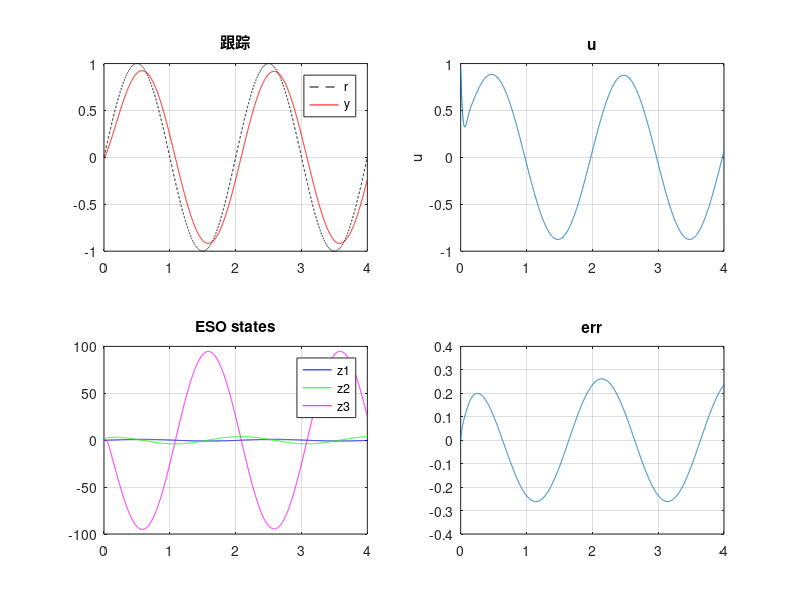

The MATLAB script that drew this image:
function test_ladrc()
% TEST_LADRC  纯 MATLAB 验证 LADRC 算法 (脱离 Simulink)
% 复现模型1参数: 对象 G(s)=100/(s^2+10s+100), 输入 r=sin(pi*t), rdot=pi*cos(pi*t)

% LADRC 参数
w_o = 30;    b0 = 100;    w_c = 15;    h = 0.001;
beta1 = 3*w_o;    beta2 = 3*w_o^2;    beta3 = w_o^3;
k1 = w_c^2;       k2 = 2*w_c;

% 仿真
T_end = 4;
t = (0:h:T_end)';
N = numel(t);
r    = sin(pi*t);            % 参考 0.5Hz
rdot = pi*cos(pi*t);         % 参考导数

% 对象状态 (连续二阶: y'' + 10*y' + 100*y = 100*u)
y = zeros(N,1);  ydot = zeros(N,1);
% LADRC 状态
z1 = 0; z2 = 0; z3 = 0; u_prev = 0;
u_log = zeros(N,1);
z1_log = zeros(N,1); z2_log = zeros(N,1); z3_log = zeros(N,1);

for k = 1:N-1
    % 当前输出
    yk = y(k);
    % LADRC
    e = yk - z1;
    z1 = z1 + h*(z2 + beta1*e);
    z2 = z2 + h*(z3 + beta2*e + b0*u_prev);
    z3 = z3 + h*(beta3*e);
    u0 = k1*(r(k) - z1) + k2*(rdot(k) - z2);
    u = (u0 - z3)/b0;
    u = max(min(u, 500), -500);
    u_prev = u;
    u_log(k) = u; z1_log(k) = z1; z2_log(k) = z2; z3_log(k) = z3;

    % 对象离散更新 (RK4 简化为前向 Euler, 步长 h)
    ydot(k+1) = ydot(k) + h*(-10*ydot(k) - 100*y(k) + 100*u);
    y(k+1)    = y(k) + h*ydot(k);
end
u_log(end) = u; z1_log(end) = z1; z2_log(end) = z2; z3_log(end) = z3;

% 统计
fprintf('--- LADRC 纯MATLAB验证 ---\n');
fprintf('  r:   min=%.3f max=%.3f\n', min(r), max(r));
fprintf('  y:   min=%.3f max=%.3f\n', min(y), max(y));
fprintf('  u:   min=%.3f max=%.3f mean=%.3f\n', min(u_log), max(u_log), mean(u_log));
fprintf('  z1:  min=%.3f max=%.3f\n', min(z1_log), max(z1_log));
fprintf('  z2:  min=%.3f max=%.3f\n', min(z2_log), max(z2_log));
fprintf('  z3:  min=%.3f max=%.3f\n', min(z3_log), max(z3_log));
fprintf('  err: min=%.3f max=%.3f\n', min(r-y), max(r-y));

figure('Name','LADRC pure MATLAB','Position',[100 100 1000 600]);
subplot(2,2,1); plot(t, r, 'k--', t, y, 'r-'); legend('r','y'); grid on; title('跟踪');
subplot(2,2,2); plot(t, u_log); grid on; title('u'); ylabel('u');
subplot(2,2,3); plot(t, z1_log, 'b', t, z2_log, 'g', t, z3_log, 'm'); legend('z1','z2','z3'); grid on; title('ESO states');
subplot(2,2,4); plot(t, r-y); grid on; title('err');
saveas(gcf, fullfile(fileparts(mfilename('fullpath')), 'ladrc_pure.png'));
end
